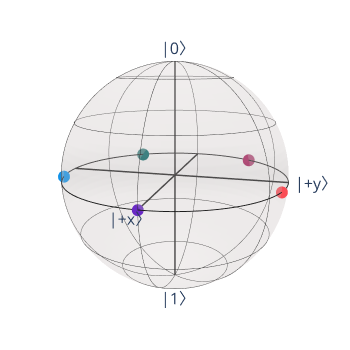

The cell this chart's notebook holds for it:
### Code cell
from bloch_sphere_encoding import BlochSphereEncoder

encoder = BlochSphereEncoder(tsp_instance)
encoded_instance = encoder.get_encoded_instance()

encoded_instance.plot_all_cities_on_bloch_sphere()
